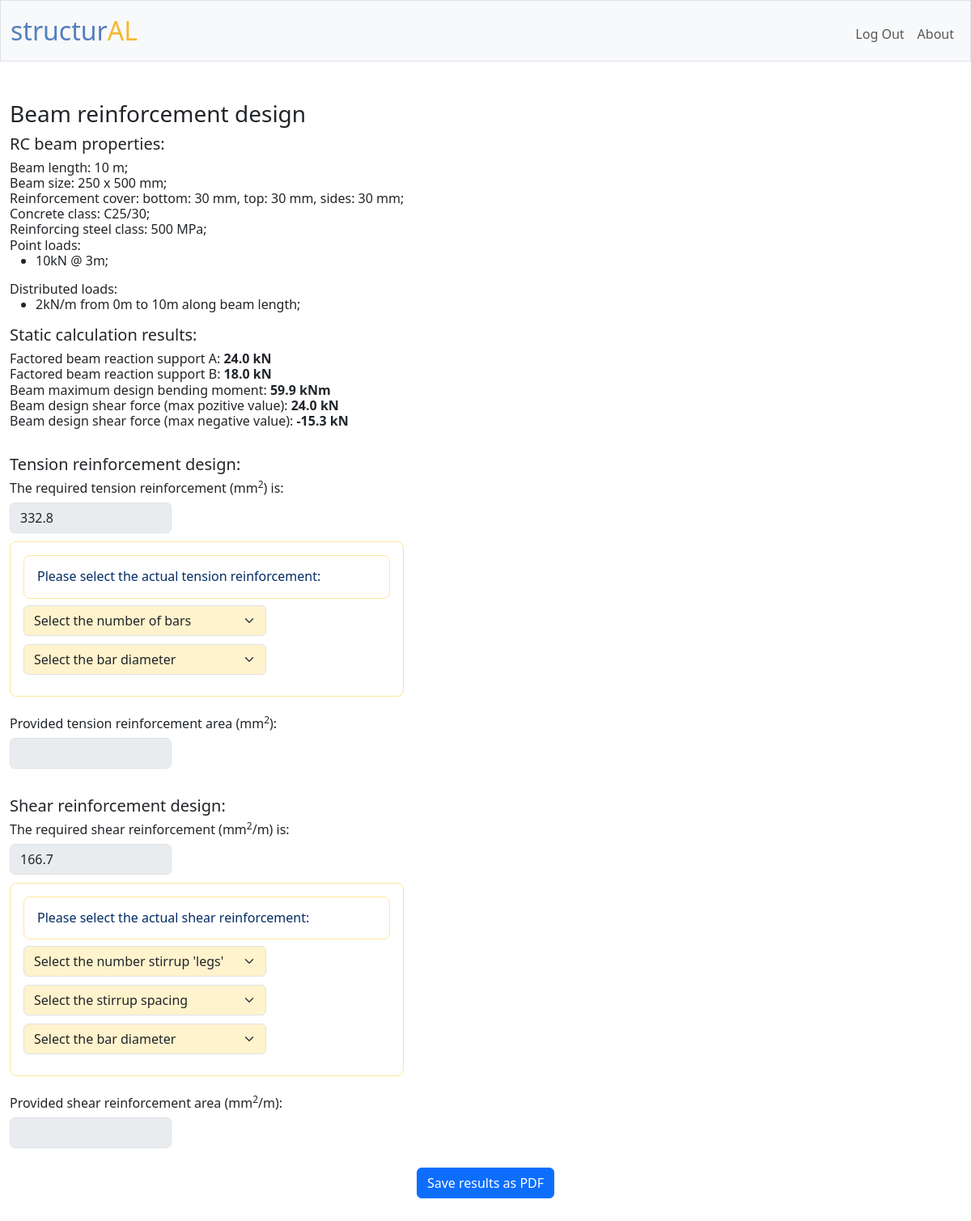
Screenshot of /RC-beam-3 (signed in) with the database file from the repository.
### tables this page shows
CREATE TABLE beam_geometry (id INTEGER PRIMARY KEY NOT NULL, lenght NUMERIC NOT NULL, width NUMERIC NOT NULL, depth NUMERIC NOT NULL);

CREATE TABLE rc_beam_properties (id INTEGER PRIMARY KEY NOT NULL, conc_class TEXT NOT NULL, rc_density INT NOT NULL, fyk INT NOT NULL, top_cover INT NOT NULL, bot_cover INT NOT NULL, side_cover INT NOT NULL);

### app.py (the view)
@app.route("/RC-beam-3", methods=["GET", "POST"])
@login_required
def RC_beam3():
    if request.method == "POST":
        return apology("To Do POST RC beam", 400)
    else:
        bars = [0, 1, 2, 3, 4, 5, 6, 7, 8, 9, 10]
        diameters = [8, 10, 12, 16, 20, 25, 32, 40]
        shear_legs = [0, 1, 2, 3, 4, 5, 6, 7, 8, 9, 10]
        shear_spacings = [50, 75, 100, 125, 150, 175, 200, 225, 250, 275, 300, 325, 350, 375, 400]
        shear_diameters = [8, 10, 12, 16]
        rcBeamGeometry = db.execute("SELECT * FROM beam_geometry")
        length_of_beam = db.execute("SELECT lenght FROM beam_geometry")[0]['lenght']
        beamLoads = db.execute("SELECT * FROM loads")
        point_loads, distributed_loads = process_database_load_info(beamLoads, length_of_beam)
        static_calculations = static_calcs(length_of_beam, point_loads, distributed_loads)
        rcBeamProperties = db.execute("SELECT * FROM rc_beam_properties")
        tension_reinforcement = bending_reinforcement(rcBeamGeometry, rcBeamProperties, static_calculations)
        shear_rebar = shear_reinforcement(rcBeamGeometry, rcBeamProperties, static_calculations)
        width = rcBeamGeometry[0]['width']
        depth = rcBeamGeometry[0]['depth']
        length = length_of_beam
        bottom_cover = rcBeamProperties[0]['bot_cover']
        top_cover = rcBeamProperties[0]['top_cover']
        side_cover = rcBeamProperties[0]['side_cover']
        concrete_class = rcBeamProperties[0]['conc_class']
        f_y = rcBeamProperties[0]['fyk']
        point_loads_unfactored, distributed_loads_unfactored = process_database_load_info_unfactored(beamLoads, length_of_beam)
        return render_template("A_RC-beam-3.html", static_calculations=static_calculations, tension_reinforcement=tension_reinforcement, shear_reinforcement=shear_rebar, bars=bars, diameters=diameters, shear_legs=shear_legs, shear_spacings=shear_spacings, shear_diameters=shear_diameters, length=length, width=width, depth=depth, bottom_cover=bottom_cover, top_cover=top_cover, side_cover=side_cover, concrete_class=concrete_class, f_y=f_y, point_loads=point_loads_unfactored, distributed_loads=distributed_loads_unfactored)

### app.py (called while the page is built)
@app.after_request
def after_request(response):
    response.headers["Cache-Control"] = "no-cache, no-store, must-revalidate"
    response.headers["Expires"] = 0
    response.headers["Pragma"] = "no-cache"
    return response

### helpers.py (called while the page is built)
def login_required(f):
    @wraps(f)
    def decorated_function(*args, **kwargs):
        if session.get("user_id") is None:
            return redirect("/login")
        return f(*args, **kwargs)
    return decorated_function

def static_calcs(length, point_loads, distributed_loads):
    equivalent_point_loads = transform_distributed_to_point(distributed_loads)
    new_point_loads = point_loads + equivalent_point_loads
    reaction_A, reaction_B = calculate_reactions(new_point_loads, length)
    max_bending_moment = get_max_bending_moment(point_loads, distributed_loads, reaction_A, length)
    min_shear_force, max_shear_force = get_shear_forces(point_loads, distributed_loads, reaction_A, length)
    return(round(reaction_A, 1), round(reaction_B,1), round(max_bending_moment,1), round(max_shear_force,1), round(min_shear_force,1))

def bending_reinforcement(beam_geometry, beam_properties, static_calculations):
    d = beam_geometry[0]['depth']
    concrete_class = beam_properties[0]['conc_class']
    f_c = re.split("[/]", concrete_class)[0]
    f_c = re.split("[C]", f_c)[1]
    f_y = beam_properties[0]['fyk']
    bottom_cover = beam_properties[0]['bot_cover']
    M = static_calculations[2]
    gamma_s = 1.15  # Partial safety factor for steel
    M_d = M * 1e6  # Convert kNm to Nmm
    d_d = d - bottom_cover - 10 # (considering a 20mm dia bar is provided, which is conservative)
    a = 0.9 * d_d  # Assuming a rectangular stress block and providing a factor of safety
    f_y_d = float(f_y) / gamma_s
    A_s_req = round(((M_d) / (f_y_d * a)),1)
    return A_s_req

def transform_distributed_to_point(distributed_loads):
    equivalent_point_loads = []
    for start_position, end_position, load_intensity in distributed_loads:
        mid_point = (start_position + end_position) / 2
        equivalent_point_load = load_intensity * (end_position - start_position)
        load_tuple = (mid_point, equivalent_point_load)
        equivalent_point_loads.append(load_tuple)
    return equivalent_point_loads

### templates/A_RC-beam-3.html (shortened to what this page needs)
{% extends "layout.html" %}
{% block main %}
<h3 align="justify">Beam reinforcement design</h3>
<form action="/RC-beam-3" method="post">
<h5 align="justify">
  RC beam properties:
</h5>
<h6 align="justify">
  Beam length: {{ length }} m;
  <br>
  Beam size: {{ width }} x {{ depth }} mm;
  <br>
  Reinforcement cover: bottom: {{bottom_cover}} mm, top: {{top_cover}} mm, sides: {{side_cover}} mm;
  <br>
  Concrete class: {{concrete_class}};
  <br>
  Reinforcing steel class: {{f_y}} MPa;
  <br>
  Point loads:
  <ul>
    {% for point_load in point_loads %}
    <li>{{ point_load[1] }}kN @ {{ point_load[0] }}m;</li>
    {% endfor %}
  </ul>
  Distributed loads:
  <ul>
    {% for distributed_load in distributed_loads %}
    <li>{{ distributed_load[2] }}kN/m from {{ distributed_load[0] }}m to {{ distributed_load[1] }}m along beam length;</li>
    {% endfor %}
  </ul>
</h6>
<h5 align="justify">
  Static calculation results:
</h5>
<h6 align="justify">
Factored beam reaction support A: <b>{{ static_calculations[0] }} kN</b>
<br>
Factored beam reaction support B: <b>{{ static_calculations[1] }} kN</b>
<br>
Beam maximum design bending moment: <b>{{ static_calculations[2] }} kNm</b>
<br>
Beam design shear force (max pozitive value): <b>{{ static_calculations[3] }} kN</b>
<br>
Beam design shear force (max negative value): <b>{{ static_calculations[4] }} kN</b>
</h6>
<br>
<h5 align="justify">
  Tension reinforcement design:
</h5>
<h6 align="justify">The required tension reinforcement (mm<sup>2</sup>) is:</h6>
  <input type="text" class="form-control" id="requiredTensionRebar" value='{{ tension_reinforcement }}' disabled style="width: 200px;">
<br>
<br>
<div class="p-3 text-primary-emphasis border border-warning-subtle rounded-3">
<h6 align="justify" class="p-3 text-primary-emphasis border border-warning-subtle rounded-3">Please select the actual tension reinforcement:</h6>
<select class="form-select bg-warning-subtle" id="numberOfBars" aria-label="Default select example" style="width: 300px;" onchange="checkArea(event)">
  <option selected disabled>Select the number of bars</option>
</select>
<br>
<br>
<select class="form-select bg-warning-subtle" id="diameterOfBars" aria-label="Default select example" style="width: 300px;" onchange="checkArea(event)">
  <option selected disabled>Select the bar diameter</option>
</select>
<br>
<br>
</div>
<br>
<h6 align="justify">Provided tension reinforcement area (mm<sup>2</sup>):</h6>
<input type="text" class="form-control" id="actualTensionRebarArea" value='' disabled style="width: 200px;">
<br>
<br>
<br>
<h5 align="justify">
  Shear reinforcement design:
</h5>
<h6 align="justify">The required shear reinforcement (mm<sup>2</sup>/m) is:</h6>
  <input type="text" class="form-control" id="requiredShearRebar" value='{{ shear_reinforcement }}' disabled style="width: 200px;">
<br>
<br>
<div class="p-3 text-primary-emphasis border border-warning-subtle rounded-3">
<h6 align="justify" class="p-3 text-primary-emphasis border border-warning-subtle rounded-3">Please select the actual shear reinforcement:</h6>
<select class="form-select bg-warning-subtle" id="numberOfLegs" aria-label="Default select example" style="width: 300px;" onchange="checkShearArea(event)">
  <option selected disabled>Select the number stirrup 'legs'</option>
</select>
<br>
<br>
<select class="form-select bg-warning-subtle" id="rebarSpacing" aria-label="Default select example" style="width: 300px;" onchange="checkShearArea(event)">
  <option selected disabled>Select the stirrup spacing</option>
</select>
<br>
<br>
<select class="form-select bg-warning-subtle" id="diameterOfBarsShear" aria-label="Default select example" style="width: 300px;" onchange="checkShearArea(event)">
  <option selected disabled>Select the bar diameter</option>
</select>
<br>
<br>
</div>
<br>
<h6 align="justify">Provided shear reinforcement area (mm<sup>2</sup>/m):</h6>
<input type="text" class="form-control" id="actualShearRebarArea" value='' disabled style="width: 200px;">
</form>
<br>
<button type="button" class="btn btn-primary" onclick="generatePDF()">Save results as PDF</button>
{% endblock %}

### templates/layout.html (shortened to what this page needs)
<!DOCTYPE html>
<html lang="en">
    <head>
        <link href="https://cdn.jsdelivr.net/npm/bootstrap@5.3.3/dist/css/bootstrap.min.css" rel="stylesheet">
        <link href="/static/styles.css" rel="stylesheet">
    </head>
    <body>
        <nav class="bg-light border navbar navbar-expand-md navbar-light">
            <div class="container-fluid">
                <a class="navbar-brand" href="/"><span class="blue">structur</span><span class="yellow">AL</span></a>
                <div class="collapse navbar-collapse" id="navbar">
                    {% if session["user_id"] %}
                        <ul class="navbar-nav ms-auto mt-2">
                            <li class="nav-item"><a class="nav-link" href="/logout">Log Out</a></li>
                            <li class="nav-item"><a class="nav-link" href="/about">About</a></li>
                        </ul>
                    {% else %}
                        <ul class="navbar-nav ms-auto mt-2">
                            <li class="nav-item"><a class="nav-link" href="/register">Register</a></li>
                            <li class="nav-item"><a class="nav-link" href="/login">Log In</a></li>
                            <li class="nav-item"><a class="nav-link" href="/about">About</a></li>
                        </ul>
                    {% endif %}
                </div>
            </div>
        </nav>
        <main class="container-fluid py-5 text-center">
            {% block main %}{% endblock %}
        </main>
    </body>
</html>

### static/styles.css (style rules this page uses)
nav .navbar-brand { font-size: xx-large; }
nav .navbar-brand .blue { color: #537fbe; }
nav .navbar-brand .yellow { color: #f5b82e; }
form { display: table; }
input { display: table-cell; float: left }
select { display: table-cell; float: left }

### rows the page displays
beam_geometry: depth "500"
rc_beam_properties: conc_class "C25/30", fyk "500"

### other values shown
{{ length }} "10"
{{ width }} "250"
{{ bottom_cover }} "30"
{{ top_cover }} "30"
{{ side_cover }} "30"
{{ point_load[1] }} "10"
{{ point_load[0] }} "3"
{{ distributed_load[2] }} "2"
{{ distributed_load[0] }} "0"
{{ distributed_load[1] }} "10"
{{ static_calculations[0] }} "24.0"
{{ static_calculations[1] }} "18.0"
{{ static_calculations[2] }} "59.9"
{{ static_calculations[3] }} "24.0"
{{ static_calculations[4] }} "-15.3"
